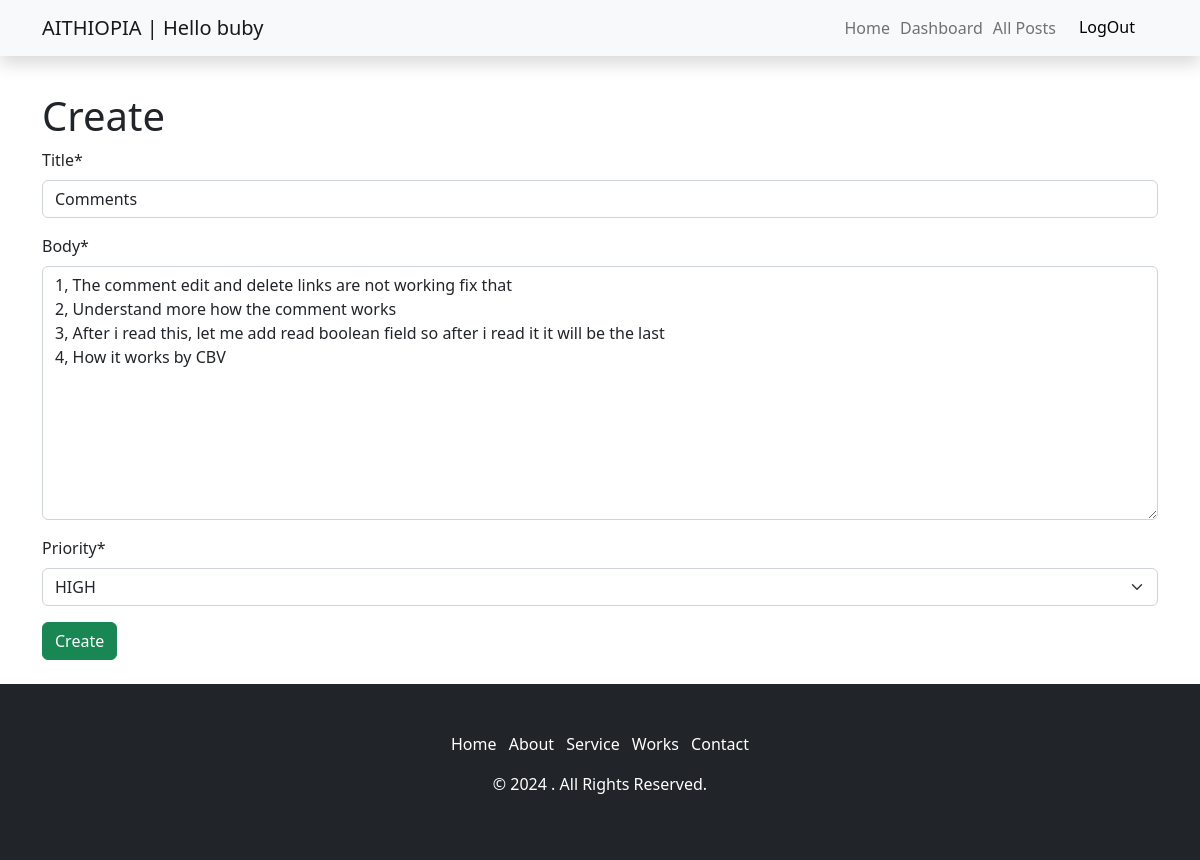
Screenshot of /tasks/update/18 (signed in) with the database file from the repository.
### accounts/models.py (models this page shows, shortened)
class CustomUser(AbstractUser):
    userid = models.CharField( max_length=50 , unique=True)
    age = models.PositiveIntegerField(null=True, blank=True)

### personal_task/models.py (models this page shows, shortened)
class MyTaskModel(models.Model):
    PRIORITY_CHOICE = (
        ('high','HIGH'),
        ('medium', 'MEDIUM'),
        ('low' , 'LOW'),
    )
    title = models.CharField( max_length=150)
    body = models.TextField()
    owner = models.ForeignKey(CustomUser, on_delete=models.CASCADE)
    created_in = models.DateTimeField( auto_now_add=True)
    priority = models.CharField( max_length=50, choices=PRIORITY_CHOICE, default='medium')
    due_date = models.DateField(null=True, blank=True)
    class Meta :
        ordering = [
            Case(When(priority='high', then=Value(0)), When(priority='medium', then=Value(1)), default=Value(2)),
        ]

### personal_task/views.py (the view)
# urls.py: path('update/<int:pk>' , update_task , name='update_task'),
@login_required()
def update_task(request, pk):
    model = get_object_or_404(MyTaskModel, pk=pk)
    if request.method == 'POST':
        form = MyTaskForm(request.POST, instance=model)
        if form.is_valid():
            form.save()
            return redirect('dashboard')
    else :
        form = MyTaskForm(instance=model)
    context = {'form' : form}
    return render(request, 'task/create_task.html', context)

### personal_task/forms.py
class MyTaskForm(forms.ModelForm):
    class Meta :
        model = MyTaskModel
        fields = ['title' , 'body'  , 'priority',]

### templates/task/create_task.html (shortened to what this page needs)
{% extends "base.html" %}
{% load crispy_forms_tags %}
{% block content %}
<br>
<br>
<h1>Create</h1>
<form method='POST'>
    {{ form|crispy }}
    <button class='btn btn-success'>Create</button>
</form>
{% endblock content %}

### templates/base.html (shortened to what this page needs)
<!DOCTYPE html>
<html lang="en">
<head>
  <link href="https://cdn.jsdelivr.net/npm/bootstrap@5.2.3/dist/css/bootstrap.min.css" rel="stylesheet">
</head>
<body>
  <nav class="navbar navbar-light bg-light shadow fixed-top">
    <div class="container">
        {% if user.is_authenticated %}
        <a class="navbar-brand" href="{% url 'home' %}">AITHIOPIA | Hello {{ request.user.username }}</a>
        {% else %}
        <a class="navbar-brand" href="{% url 'home' %}">AITHIOPIA</a>
        {% endif %}
        <ul class="navbar-nav flex-row">
            {% if user.is_authenticated %}
            <li class="nav-item active">
                <a class="nav-link" href="{% url 'home' %}">Home</a>
            </li>
            <li class="nav-item">
                <a href="{% url 'dashboard' %}" class="nav-link">Dashboard</a>
            </li>
            <li class="nav-item">
                <a class="nav-link" href=" {% url 'all_post' %} ">All Posts</a>
            </li>
            <li class="nav-item">
                <form class="d-flex" method="POST" action="{% url 'logout' %}"> {% csrf_token %}
                    <button class="btn btn-light">LogOut</button>
                </form>
            </li>
            {% endif %}
        </ul>
    </div>
</nav>
  <main class="container py-4 mb-20\">
    {% block content %}{% endblock content %}
    </main>
    <link href="https://maxcdn.bootstrapcdn.com/font-awesome/4.7.0/css/font-awesome.min.css" rel="stylesheet" />
    <div class="footer bg-dark py-5">
      <div class="container">
        <div class="row text-center">
          <div class="col-lg-12 col-sm-12 col-xs-12">
            <div class="footer_menu">
              <ul class="list-inline">
                <li class="list-inline-item"><a href="#" class="text-white text-decoration-none">Home</a></li>
                <li class="list-inline-item"><a href="#" class="text-white text-decoration-none">About</a></li>
                <li class="list-inline-item"><a href="#" class="text-white text-decoration-none">Service</a></li>
                <li class="list-inline-item"><a href="#" class="text-white text-decoration-none">Works</a></li>
                <li class="list-inline-item"><a href="#" class="text-white text-decoration-none">Contact</a></li>
              </ul>
            </div>
            <div class="footer_copyright text-white">
              <p>© 2024 . All Rights Reserved.</p>
            </div>
          </div>
        </div>
      </div>
    </div>
</body>
</html>

### templates/base.html (style rules this page uses)
.navbar-nav.flex-row { flex-direction: row !important; }
.navbar-nav.flex-row .nav-item { margin-right: 10px; }
body { margin-top:20px; }

### rows the page displays
CustomUser: user.username "buby"
MyTaskModel: title "Comments", body "1, The comment edit and delete links are not working fix that 2, Understand more how the comment works 3, After i read this, let me add read boolean field so after i read it it will be the last 4, How it works by CBV", priority "HIGH"
